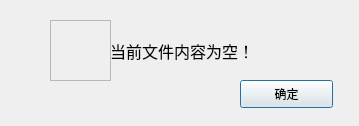
<?xml version="1.0" encoding="UTF-8"?>
<ui version="4.0">
 <class>Errdlg</class>
 <widget class="QDialog" name="Errdlg">
  <property name="geometry">
   <rect>
    <x>0</x>
    <y>0</y>
    <width>359</width>
    <height>126</height>
   </rect>
  </property>
  <property name="windowTitle">
   <string>警告</string>
  </property>
  <property name="windowIcon">
   <iconset resource="resource.qrc">
    <normaloff>:/image/Resources/Images/20088721562364077806.png</normaloff>:/image/Resources/Images/20088721562364077806.png</iconset>
  </property>
  <widget class="QStackedWidget" name="stackedWidget">
   <property name="geometry">
    <rect>
     <x>30</x>
     <y>10</y>
     <width>291</width>
     <height>91</height>
    </rect>
   </property>
   <property name="currentIndex">
    <number>3</number>
   </property>
   <widget class="QWidget" name="name">
    <widget class="QLabel" name="label">
     <property name="geometry">
      <rect>
       <x>70</x>
       <y>20</y>
       <width>201</width>
       <height>41</height>
      </rect>
     </property>
     <property name="font">
      <font>
       <family>微软雅黑</family>
       <pointsize>12</pointsize>
      </font>
     </property>
     <property name="text">
      <string>联系人姓名不能为空！</string>
     </property>
    </widget>
    <widget class="QFrame" name="frame_2">
     <property name="geometry">
      <rect>
       <x>10</x>
       <y>10</y>
       <width>61</width>
       <height>61</height>
      </rect>
     </property>
     <property name="styleSheet">
      <string notr="true">border-image: url(:/image/Resources/Images/20088721562364077806.png);</string>
     </property>
     <property name="frameShape">
      <enum>QFrame::StyledPanel</enum>
     </property>
     <property name="frameShadow">
      <enum>QFrame::Raised</enum>
     </property>
    </widget>
   </widget>
   <widget class="QWidget" name="data">
    <widget class="QLabel" name="label_2">
     <property name="geometry">
      <rect>
       <x>70</x>
       <y>20</y>
       <width>211</width>
       <height>41</height>
      </rect>
     </property>
     <property name="font">
      <font>
       <family>微软雅黑</family>
       <pointsize>12</pointsize>
      </font>
     </property>
     <property name="text">
      <string>数据格式有误！请检查。</string>
     </property>
    </widget>
    <widget class="QFrame" name="frame">
     <property name="geometry">
      <rect>
       <x>10</x>
       <y>10</y>
       <width>61</width>
       <height>61</height>
      </rect>
     </property>
     <property name="styleSheet">
      <string notr="true">border-image: url(:/image/Resources/Images/20088721562364077806.png);</string>
     </property>
     <property name="frameShape">
      <enum>QFrame::StyledPanel</enum>
     </property>
     <property name="frameShadow">
      <enum>QFrame::Raised</enum>
     </property>
    </widget>
   </widget>
   <widget class="QWidget" name="search">
    <widget class="QLabel" name="label_3">
     <property name="geometry">
      <rect>
       <x>90</x>
       <y>20</y>
       <width>211</width>
       <height>41</height>
      </rect>
     </property>
     <property name="font">
      <font>
       <family>微软雅黑</family>
       <pointsize>12</pointsize>
      </font>
     </property>
     <property name="text">
      <string>关键字不能为空！</string>
     </property>
    </widget>
    <widget class="QFrame" name="frame_3">
     <property name="geometry">
      <rect>
       <x>30</x>
       <y>10</y>
       <width>61</width>
       <height>61</height>
      </rect>
     </property>
     <property name="styleSheet">
      <string notr="true">border-image: url(:/image/Resources/Images/20088721562364077806.png);</string>
     </property>
     <property name="frameShape">
      <enum>QFrame::StyledPanel</enum>
     </property>
     <property name="frameShadow">
      <enum>QFrame::Raised</enum>
     </property>
    </widget>
   </widget>
   <widget class="QWidget" name="file">
    <widget class="QLabel" name="label_4">
     <property name="geometry">
      <rect>
       <x>80</x>
       <y>20</y>
       <width>211</width>
       <height>41</height>
      </rect>
     </property>
     <property name="font">
      <font>
       <family>微软雅黑</family>
       <pointsize>12</pointsize>
      </font>
     </property>
     <property name="text">
      <string>当前文件内容为空！</string>
     </property>
    </widget>
    <widget class="QFrame" name="frame_4">
     <property name="geometry">
      <rect>
       <x>20</x>
       <y>10</y>
       <width>61</width>
       <height>61</height>
      </rect>
     </property>
     <property name="styleSheet">
      <string notr="true">border-image: url(:/image/Resources/Images/20088721562364077806.png);</string>
     </property>
     <property name="frameShape">
      <enum>QFrame::StyledPanel</enum>
     </property>
     <property name="frameShadow">
      <enum>QFrame::Raised</enum>
     </property>
    </widget>
   </widget>
  </widget>
  <widget class="QPushButton" name="pushButton">
   <property name="geometry">
    <rect>
     <x>240</x>
     <y>80</y>
     <width>93</width>
     <height>28</height>
    </rect>
   </property>
   <property name="text">
    <string>确定</string>
   </property>
  </widget>
 </widget>
 <resources>
  <include location="resource.qrc"/>
 </resources>
 <connections>
  <connection>
   <sender>pushButton</sender>
   <signal>clicked()</signal>
   <receiver>Errdlg</receiver>
   <slot>close()</slot>
   <hints>
    <hint type="sourcelabel">
     <x>286</x>
     <y>93</y>
    </hint>
    <hint type="destinationlabel">
     <x>179</x>
     <y>62</y>
    </hint>
   </hints>
  </connection>
 </connections>
</ui>
